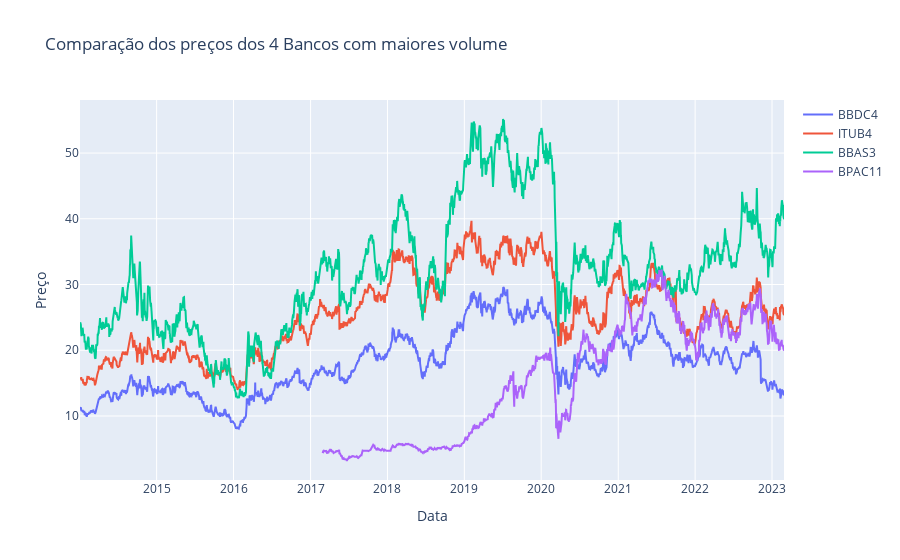

This figure's notebook cell:
### Code cell
fig

### Figure 1 — Plotly figure (JSON) as saved in the notebook; plotly's stock layout.template omitted (floating-point values rounded to 4 significant figures; data arrays with more than 128 entries replaced by an {"elided": "..."} marker saying what was removed)
{"data": [{"mode": "lines", "name": "BBDC4", "type": "scatter", "x": {"elided": "2275 str values"}, "y": {"elided": "2275 float values"}}, {"mode": "lines", "name": "ITUB4", "type": "scatter", "x": {"elided": "2275 str values"}, "y": {"elided": "2275 float values"}}, {"mode": "lines", "name": "BBAS3", "type": "scatter", "x": {"elided": "2275 str values"}, "y": {"elided": "2275 float values"}}, {"mode": "lines", "name": "BPAC11", "type": "scatter", "x": {"elided": "2275 str values"}, "y": {"elided": "2275 float values"}}], "layout": {"title": {"text": "Comparação dos preços dos 4 Bancos com maiores volume"}, "xaxis": {"title": {"text": "Data"}}, "yaxis": {"title": {"text": "Preço"}}}}
